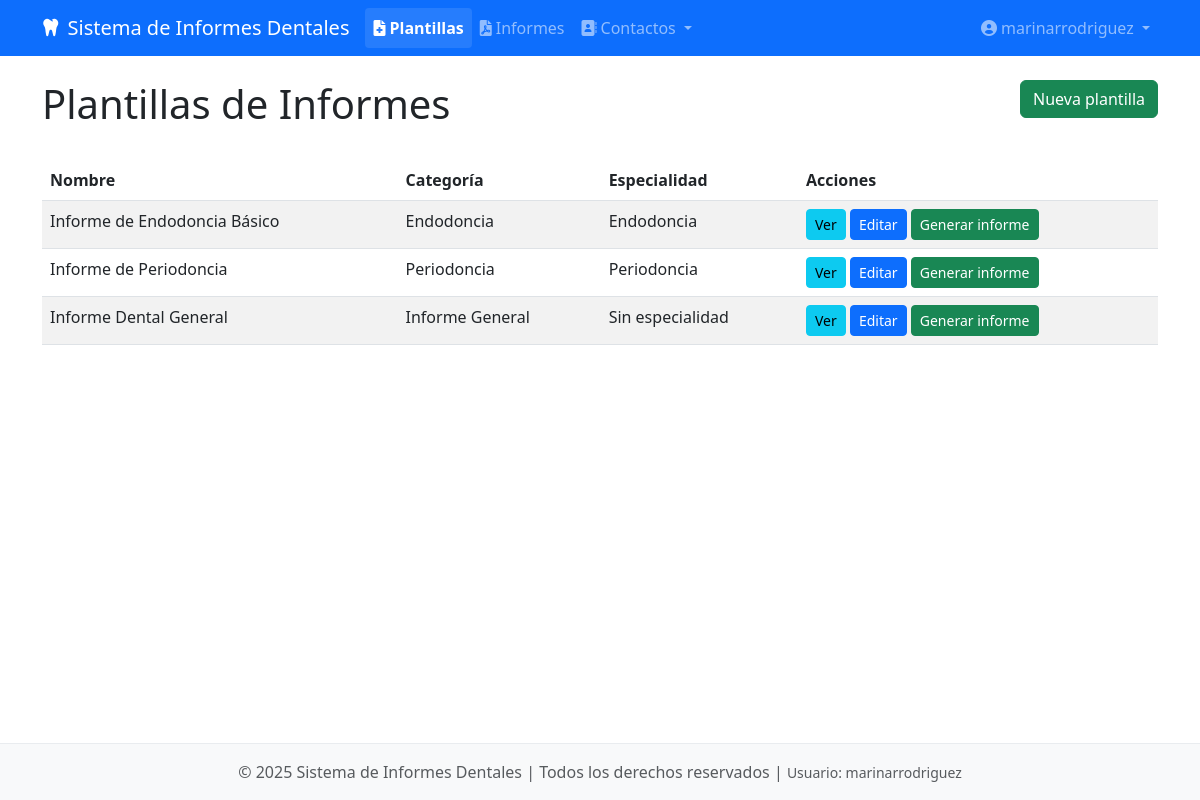
Screenshot of /templates/ (signed in) with the database file from the repository.
### dental_reports/models.py (models this page shows, shortened)
class ReportTemplate(models.Model):
    name = models.CharField(max_length=100, verbose_name="Nombre")
    category = models.ForeignKey(TemplateCategory, on_delete=models.SET_NULL, null=True,
                                 related_name='templates', verbose_name="Categoría")
    specialty = models.ForeignKey(Specialty, on_delete=models.SET_NULL, null=True, blank=True,
                                  related_name='report_templates', verbose_name="Especialidad")
    description = models.TextField(blank=True, verbose_name="Descripción")
    html_content = models.TextField(verbose_name="Contenido HTML",
                                    help_text="Contenido HTML con marcadores como {{paciente.nombre}}")
    fields_schema = models.JSONField(default=dict, verbose_name="Esquema de Campos",
                                     help_text="Estructura JSON con los campos del formulario")
    created_by = models.ForeignKey(User, on_delete=models.SET_NULL, null=True,
                                   related_name='created_templates', verbose_name="Creado por")
    created_at = models.DateTimeField(auto_now_add=True, verbose_name="Fecha de creación")
    updated_at = models.DateTimeField(auto_now=True, verbose_name="Última actualización")
    is_active = models.BooleanField(default=True, verbose_name="Activo")
    is_public = models.BooleanField(default=False, verbose_name="Público",
                                    help_text="Si es accesible para todos los usuarios")
    class Meta:
        verbose_name = "Plantilla de Informe"
        verbose_name_plural = "Plantillas de Informes"

class TemplateCategory(models.Model):
    name = models.CharField(max_length=100, verbose_name="Nombre")
    description = models.TextField(blank=True, verbose_name="Descripción")
    class Meta:
        verbose_name = "Categoría de Plantilla"
        verbose_name_plural = "Categorías de Plantillas"

class Specialty(models.Model):
    name = models.CharField(max_length=100, verbose_name="Nombre")
    description = models.TextField(blank=True, verbose_name="Descripción")
    class Meta:
        verbose_name = "Especialidad"
        verbose_name_plural = "Especialidades"

### dental_reports/views.py (the view)
# urls.py: path('templates/', views.template_list, name='template_list'),
@login_required
def template_list(request):
    category_id = request.GET.get('category')
    if category_id:
        templates = ReportTemplate.objects.filter(category_id=category_id, is_active=True)
        category = get_object_or_404(TemplateCategory, id=category_id)
    else:
        templates = ReportTemplate.objects.filter(is_active=True)
        category = None
    categories = TemplateCategory.objects.annotate(num_templates=Count('templates')).order_by('name')
    visual_templates = Plantilla.objects.all().order_by('-fecha_creacion')
    return render(request, 'dental_reports/template_list.html', {
        'templates': templates,
        'visual_templates': visual_templates,
        'categories': categories,
        'selected_category': category
    })

### dental_reports/templates/dental_reports/template_list.html (shortened to what this page needs)
{% extends "dental_reports/base.html" %}
{% block content %}
<div class="row mb-4">
    <div class="col-md-8">
        <h1>Plantillas de Informes</h1>
    </div>
    <div class="col-md-4 text-end">
        <a href="{% url 'template_create' %}" class="btn btn-success">Nueva plantilla</a>
    </div>
</div>
{% if templates %}
    <table class="table table-striped">
        <thead>
            <tr>
                <th>Nombre</th>
                <th>Categoría</th>
                <th>Especialidad</th>
                <th>Acciones</th>
            </tr>
        </thead>
        <tbody>
            {% for template in templates %}
            <tr>
                <td>{{ template.name }}</td>
                <td>{{ template.category.name }}</td>
                <td>{{ template.specialty.name|default:"Sin especialidad" }}</td>
                <td>
                    <a href="{% url 'template_detail' pk=template.pk %}" class="btn btn-sm btn-info">Ver</a>
                    <a href="{% url 'template_edit' pk=template.pk %}" class="btn btn-sm btn-primary">Editar</a>
                    <a href="{% url 'generate_report' template_id=template.pk %}" class="btn btn-sm btn-success">Generar informe</a>
                </td>
            </tr>
            {% endfor %}
        </tbody>
    </table>
{% else %}
    <div class="alert alert-info">
        No hay plantillas creadas aún. <a href="{% url 'template_create' %}">Crea una nueva plantilla</a>.
    </div>
{% endif %}
{% endblock %}

### dental_reports/templates/dental_reports/base.html (shortened to what this page needs)
<!DOCTYPE html>
{% load static %}
<html lang="es">
<head>
    <link href="https://cdn.jsdelivr.net/npm/bootstrap@5.3.0/dist/css/bootstrap.min.css" rel="stylesheet">
    <link rel="stylesheet" href="https://cdnjs.cloudflare.com/ajax/libs/font-awesome/6.0.0/css/all.min.css">
    {% block extra_css %}
    <link rel="stylesheet" href="{% static 'dental_reports/css/visual-editor.css' %}">
    {% endblock %}
</head>
<body>
    <nav class="navbar navbar-expand-lg navbar-dark bg-primary">
        <div class="container">
            <a class="navbar-brand" href="{% url 'dental_reports:home' %}">
                <i class="fas fa-tooth me-2"></i>Sistema de Informes Dentales
            </a>
            <div class="collapse navbar-collapse" id="navbarNav">
                <ul class="navbar-nav me-auto">
                    {% if user.is_authenticated %}
                        <li class="nav-item">
                            <a class="nav-link {% if request.resolver_match.url_name == 'template_list' %}active{% endif %}"
                               href="{% url 'dental_reports:template_list' %}">
                               <i class="fas fa-file-medical me-1"></i>Plantillas
                            </a>
                        </li>
                        <li class="nav-item">
                            <a class="nav-link {% if request.resolver_match.url_name == 'report_list' %}active{% endif %}"
                               href="{% url 'dental_reports:report_list' %}">
                               <i class="fas fa-file-pdf me-1"></i>Informes
                            </a>
                        </li>
                        <li class="nav-item dropdown">
                            <a class="nav-link dropdown-toggle {% if 'clinic' in request.resolver_match.url_name or 'dentist' in request.resolver_match.url_name %}active{% endif %}"
                               href="#" id="contactsDropdown" role="button" data-bs-toggle="dropdown" aria-expanded="false">
                                <i class="fas fa-address-book me-1"></i>Contactos
                            </a>
                        </li>
                    {% endif %}
                </ul>
                <ul class="navbar-nav">
                    {% if user.is_authenticated %}
                        <li class="nav-item dropdown">
                            <a class="nav-link dropdown-toggle" href="#" id="navbarDropdown" role="button" data-bs-toggle="dropdown" aria-expanded="false">
                                <i class="fas fa-user-circle me-1"></i>{{ user.get_full_name|default:user.username }}
                            </a>
                        </li>
                    {% else %}
                        <li class="nav-item">
                            <a class="nav-link" href="{% url 'admin:login' %}">
                                <i class="fas fa-sign-in-alt me-1"></i>Iniciar Sesión
                            </a>
                        </li>
                    {% endif %}
                </ul>
            </div>
        </div>
    </nav>
    <main class="container mt-4">
        {% block content %}{% endblock %}
    </main>
    <footer class="footer mt-5">
        <div class="container text-center">
            <p class="mb-0 text-muted">
                &copy; {% now "Y" %} Sistema de Informes Dentales | Todos los derechos reservados
                {% if user.is_authenticated %}
                | <span class="text-muted small">Usuario: {{ user.username }}</span>
                {% endif %}
            </p>
        </div>
    </footer>
</body>
</html>

### dental_reports/templates/dental_reports/base.html (style rules this page uses)
body { min-height: 100vh; display: flex; flex-direction: column; }
main { flex: 1; }
.footer { margin-top: auto; padding: 1rem 0; background-color: #f8f9fa; border-top: 1px solid #e9ecef; }
.nav-item .active { font-weight: bold; background-color: rgba(255, 255, 255, 0.1); border-radius: 0.25rem; }

### rows the page displays
ReportTemplate: name "Informe de Endodoncia Básico", category.name "Endodoncia", specialty.name "Endodoncia"
ReportTemplate: name "Informe de Periodoncia", category.name "Periodoncia", specialty.name "Periodoncia"
ReportTemplate: name "Informe Dental General", category.name "Informe General", specialty.name "Sin especialidad"

### other values shown
{{ user.get_full_name|default:user.username }} "marinarrodriguez"
{{ user.username }} "marinarrodriguez"
